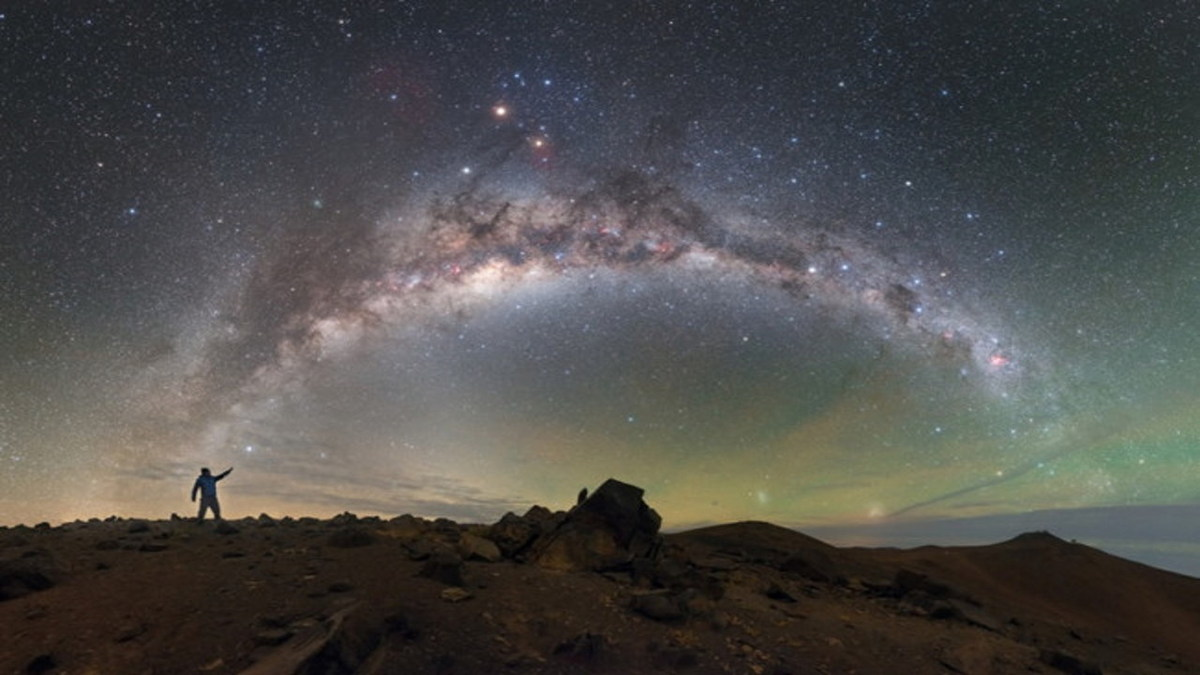
#> input picture Images/Edge-Detection.jpg, 1200 x 675 px, found by its file name
$ jupyter execute Edge_Detection.ipynb   (older library calls are emulated)
#> lines starting #> are read from the running program, lines starting #| are printed output that depends on the picture
[cell 1]
import cv2
import numpy as np
import matplotlib.pyplot as plt
from scipy import ndimage

# Load the image
image_path = "/content/Edge-Detection.jpg"
original_image = cv2.imread(image_path)
#> original_image is the input picture: shape (675, 1200, 3); mean B, G, R 74.9, 76.8, 77.6

# Check if the image was loaded successfully
if original_image is None:
    print(f"Error: Unable to load image at {image_path}.")
else:
    # Convert the image to grayscale
    gray_image = cv2.cvtColor(original_image, cv2.COLOR_BGR2GRAY)

    # Apply the Canny edge detector
    canny = cv2.Canny(gray_image, threshold1=30, threshold2=100)
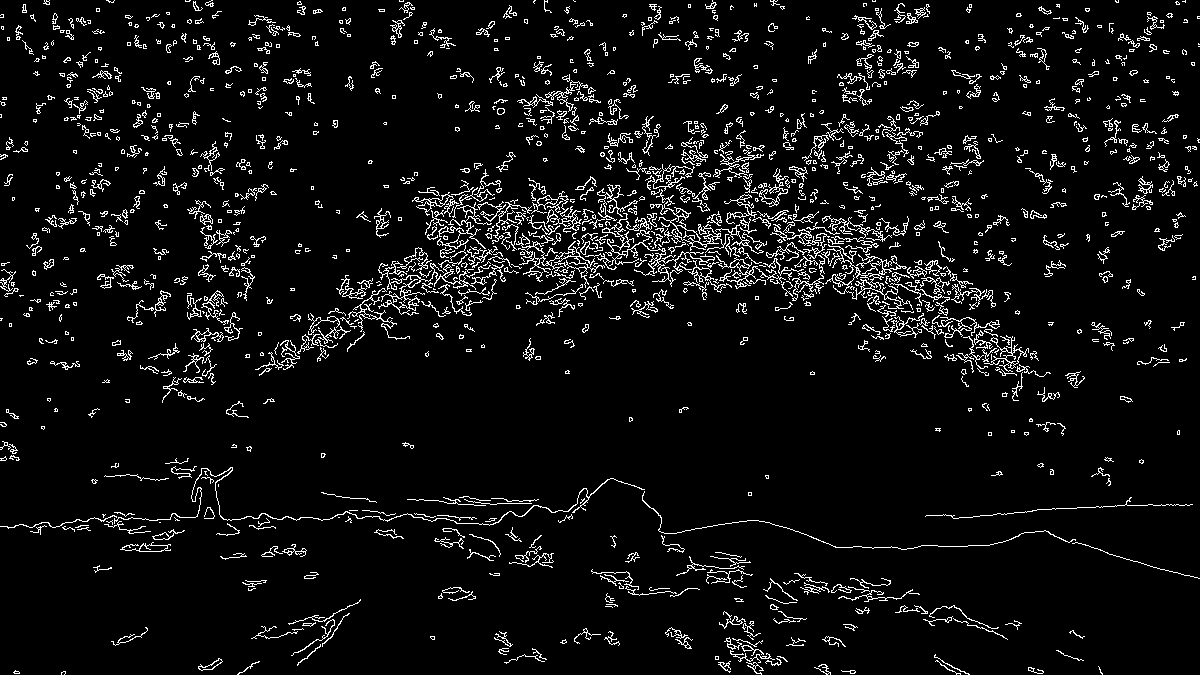
#> canny: shape (675, 1200); 6.1% white in thin lines or dots

    # Apply the Laplacian edge detector
    laplacian = cv2.Laplacian(gray_image, cv2.CV_64F)

    # Compute Sobel gradients in both X and Y directions
    sobel_x = cv2.Sobel(gray_image, cv2.CV_64F, 1, 0, ksize=3)
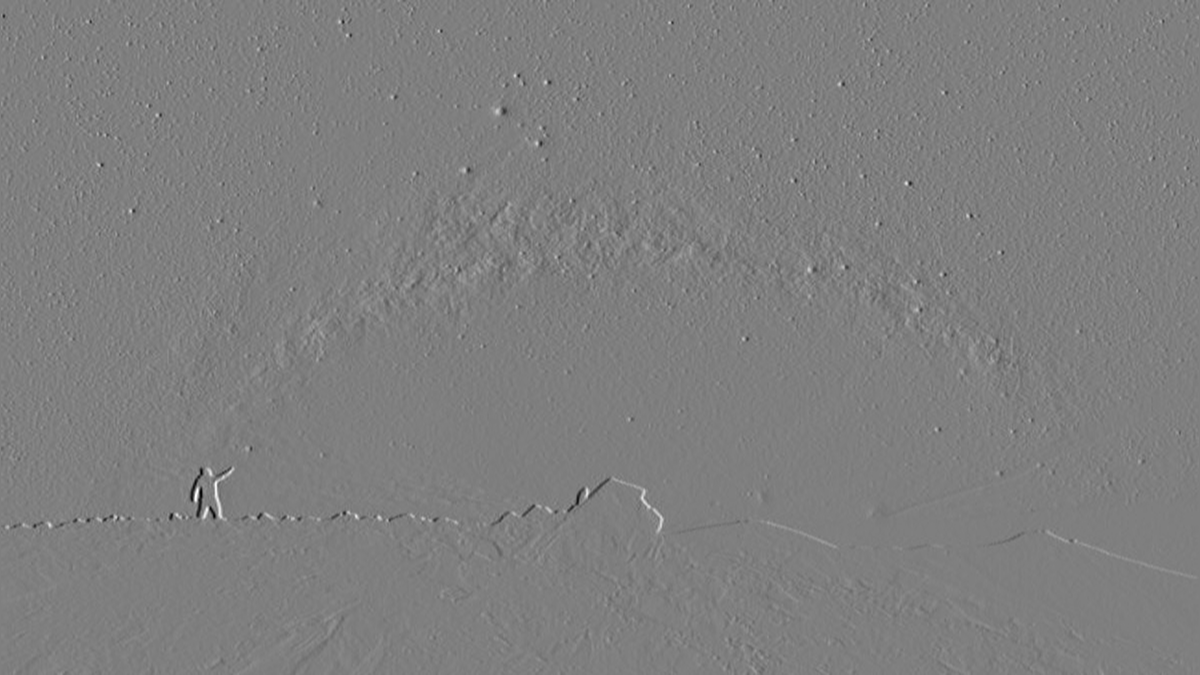
#> sobel_x: shape (675, 1200) float64; min -459, max 462, mean 0.1; drawn with min black and max white
    sobel_y = cv2.Sobel(gray_image, cv2.CV_64F, 0, 1, ksize=3)

    # Combine the gradients to get the magnitude
    sobel_magnitude = np.sqrt(sobel_x**2 + sobel_y**2)

    # Initialize Roberts cross operator masks
    roberts_cross_v = np.array([[1, 0], [0, -1]])
    roberts_cross_h = np.array([[0, 1], [-1, 0]])

    # Calculate vertical and horizontal gradients using Roberts Cross operator
    vertical = ndimage.convolve(gray_image, roberts_cross_v)
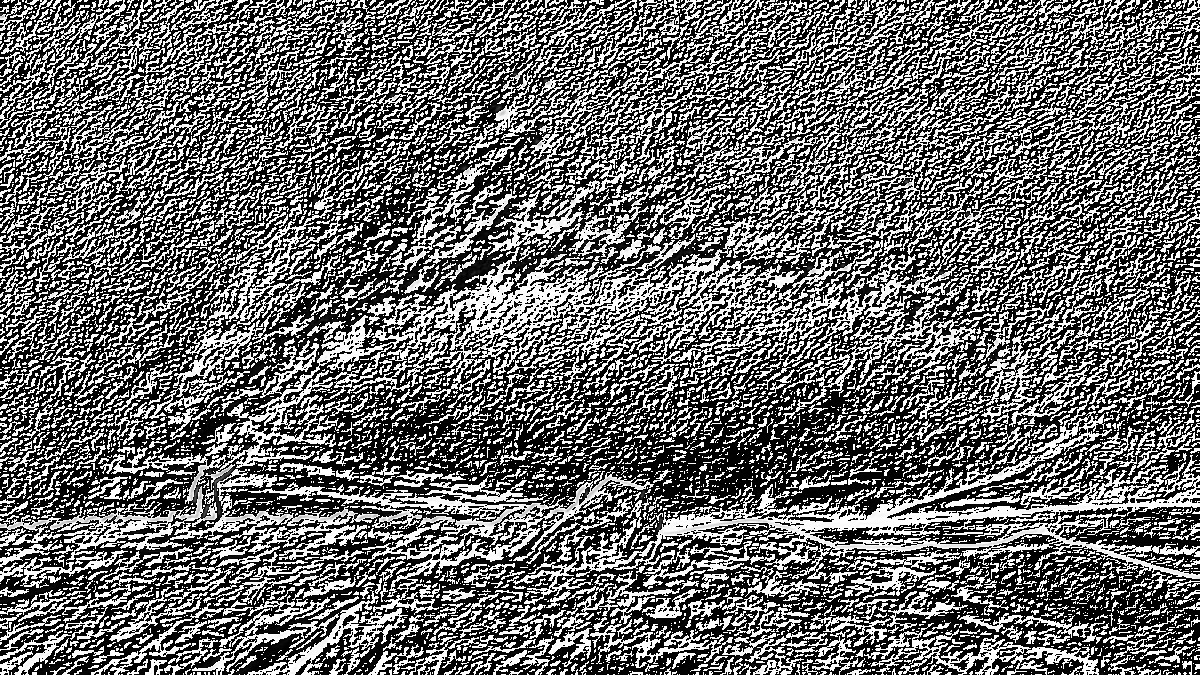
#> vertical: shape (675, 1200); min 0, max 255, mean 107.9
    horizontal = ndimage.convolve(gray_image, roberts_cross_h)
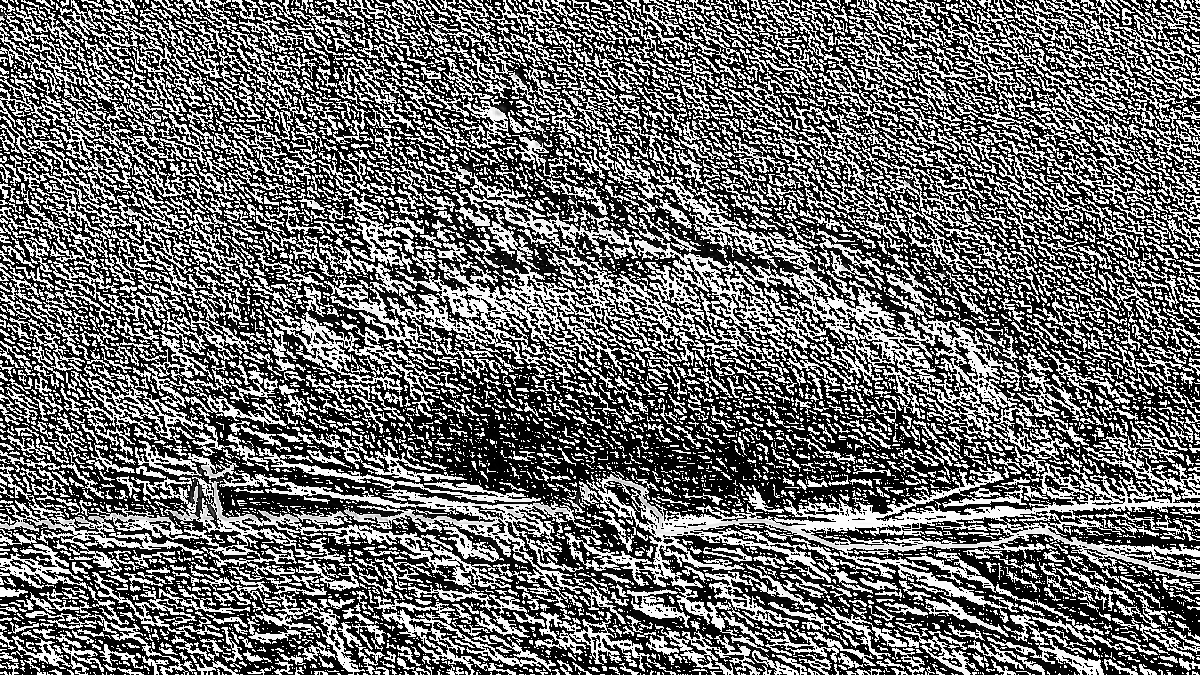
#> horizontal: shape (675, 1200); min 0, max 255, mean 108.2

    # Calculate gradient magnitude for Roberts operator
    roberts = np.sqrt(np.square(horizontal) + np.square(vertical))
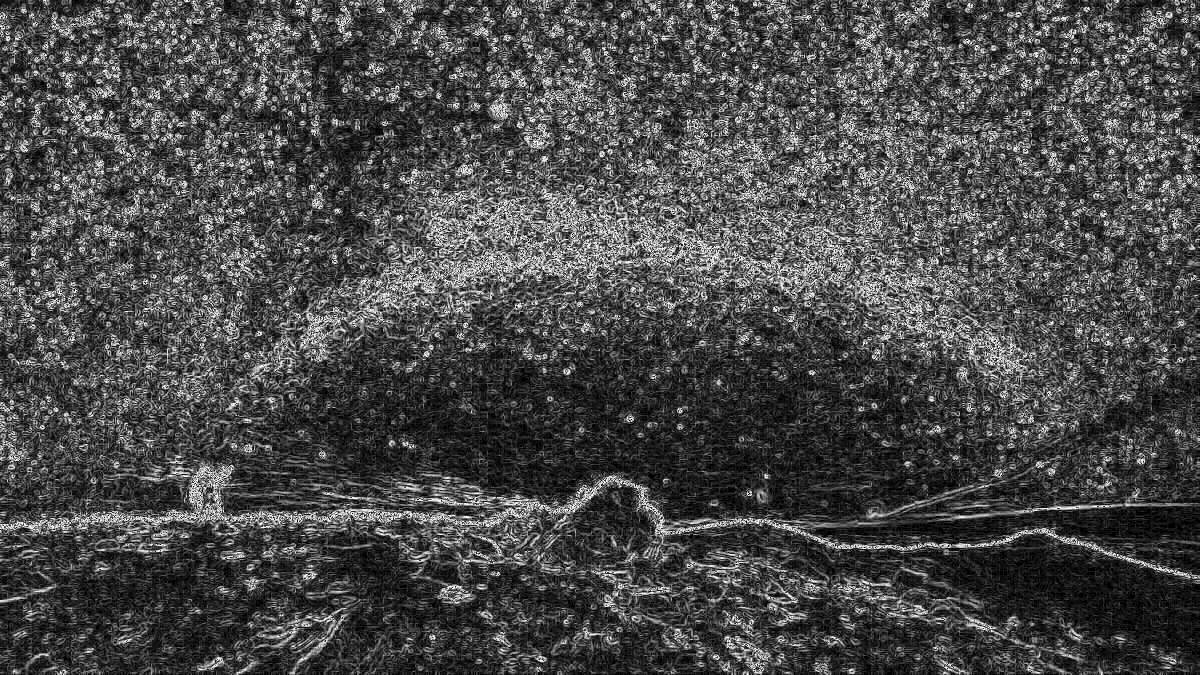
#> roberts: shape (675, 1200) float16; min 0, max 15.91, mean 4.62; drawn with min black and max white

    # Display the Original image, grayscale image, and edge-detected images
    plt.figure(figsize=(15, 8))

    plt.subplot(2, 4, 1)
    plt.imshow(cv2.cvtColor(original_image, cv2.COLOR_BGR2RGB))
    plt.title("Original Image")
    plt.axis("off")

    plt.subplot(2, 4, 2)
    plt.imshow(gray_image, cmap="gray")
    plt.title("Grayscale Image")
    plt.axis("off")

    plt.subplot(2, 4, 3)
    plt.imshow(canny, cmap="gray")
    plt.title("Canny Edge Detection Image")
    plt.axis("off")

    plt.subplot(2, 4, 4)
    plt.imshow(laplacian, cmap="gray")
    plt.title("Laplacian Edge Detected Image")
    plt.axis("off")

    plt.subplot(2, 4, 5)
    plt.imshow(sobel_magnitude, cmap="gray")
    plt.title("Sobel Edge Detected Image")
    plt.axis("off")

    plt.subplot(2, 4, 6)
    plt.imshow(roberts, cmap="gray")
    plt.title("Roberts Edge Detected Image")
    plt.axis("off")

    plt.subplot(2, 4, 7)
    plt.imshow(canny)
    plt.title("Canny Edge Detection (No Gray Map)")
    plt.axis("off")

    plt.subplot(2, 4, 8)
    plt.imshow(cv2.cvtColor(original_image, cv2.COLOR_BGR2RGB))
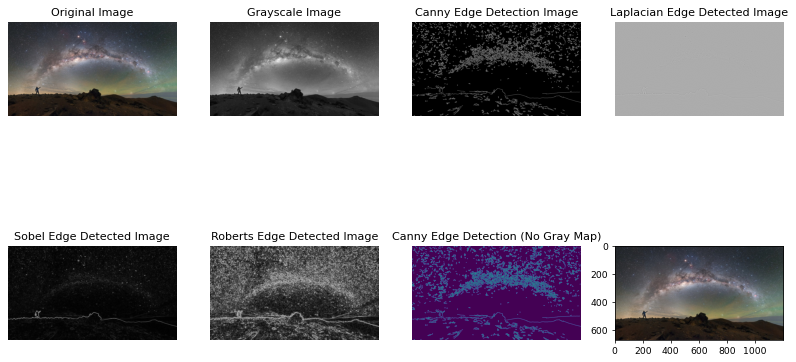
#> figure drawn by matplotlib, 8 panels
